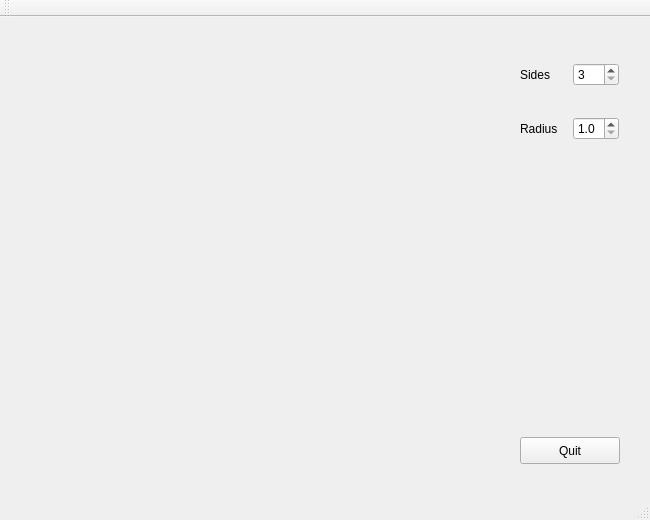
<?xml version="1.0" encoding="UTF-8"?>
<ui version="4.0">
 <class>MainWindow</class>
 <widget class="QMainWindow" name="MainWindow">
  <property name="geometry">
   <rect>
    <x>0</x>
    <y>0</y>
    <width>650</width>
    <height>520</height>
   </rect>
  </property>
  <property name="windowTitle">
   <string>MainWindow</string>
  </property>
  <widget class="QWidget" name="centralWidget">
   <widget class="QPushButton" name="pushButton">
    <property name="geometry">
     <rect>
      <x>520</x>
      <y>420</y>
      <width>100</width>
      <height>27</height>
     </rect>
    </property>
    <property name="text">
     <string>Quit</string>
    </property>
   </widget>
   <widget class="MyPanelOpenGL" name="panelGL" native="true">
    <property name="geometry">
     <rect>
      <x>0</x>
      <y>0</y>
      <width>501</width>
      <height>451</height>
     </rect>
    </property>
   </widget>
   <widget class="QWidget" name="">
    <property name="geometry">
     <rect>
      <x>509</x>
      <y>10</y>
      <width>121</width>
      <height>151</height>
     </rect>
    </property>
    <layout class="QVBoxLayout" name="verticalLayout">
     <item>
      <layout class="QHBoxLayout" name="horizontalLayout">
       <item>
        <widget class="QLabel" name="label">
         <property name="text">
          <string>Sides</string>
         </property>
        </widget>
       </item>
       <item>
        <widget class="QSpinBox" name="spinBox">
         <property name="minimum">
          <number>3</number>
         </property>
         <property name="maximum">
          <number>60</number>
         </property>
        </widget>
       </item>
      </layout>
     </item>
     <item>
      <layout class="QHBoxLayout" name="horizontalLayout_2">
       <item>
        <widget class="QLabel" name="label_2">
         <property name="text">
          <string>Radius</string>
         </property>
        </widget>
       </item>
       <item>
        <widget class="QDoubleSpinBox" name="doubleSpinBox">
         <property name="decimals">
          <number>1</number>
         </property>
         <property name="minimum">
          <double>1.000000000000000</double>
         </property>
         <property name="maximum">
          <double>5.000000000000000</double>
         </property>
         <property name="singleStep">
          <double>0.100000000000000</double>
         </property>
        </widget>
       </item>
      </layout>
     </item>
    </layout>
   </widget>
  </widget>
  <widget class="QMenuBar" name="menuBar">
   <property name="geometry">
    <rect>
     <x>0</x>
     <y>0</y>
     <width>650</width>
     <height>25</height>
    </rect>
   </property>
  </widget>
  <widget class="QToolBar" name="mainToolBar">
   <attribute name="toolBarArea">
    <enum>TopToolBarArea</enum>
   </attribute>
   <attribute name="toolBarBreak">
    <bool>false</bool>
   </attribute>
  </widget>
  <widget class="QStatusBar" name="statusBar"/>
 </widget>
 <layoutdefault spacing="6" margin="11"/>
 <customwidgets>
  <customwidget>
   <class>MyPanelOpenGL</class>
   <extends>QWidget</extends>
   <header>mypanelopengl.h</header>
   <container>1</container>
   <slots>
    <slot>changeSides(int)</slot>
    <slot>changeRadius(double)</slot>
   </slots>
  </customwidget>
 </customwidgets>
 <resources/>
 <connections>
  <connection>
   <sender>pushButton</sender>
   <signal>clicked()</signal>
   <receiver>MainWindow</receiver>
   <slot>close()</slot>
   <hints>
    <hint type="sourcelabel">
     <x>555</x>
     <y>464</y>
    </hint>
    <hint type="destinationlabel">
     <x>576</x>
     <y>252</y>
    </hint>
   </hints>
  </connection>
  <connection>
   <sender>spinBox</sender>
   <signal>valueChanged(int)</signal>
   <receiver>panelGL</receiver>
   <slot>changeSides(int)</slot>
   <hints>
    <hint type="sourcelabel">
     <x>593</x>
     <y>85</y>
    </hint>
    <hint type="destinationlabel">
     <x>434</x>
     <y>150</y>
    </hint>
   </hints>
  </connection>
  <connection>
   <sender>doubleSpinBox</sender>
   <signal>valueChanged(double)</signal>
   <receiver>panelGL</receiver>
   <slot>changeRadius(double)</slot>
   <hints>
    <hint type="sourcelabel">
     <x>603</x>
     <y>170</y>
    </hint>
    <hint type="destinationlabel">
     <x>495</x>
     <y>213</y>
    </hint>
   </hints>
  </connection>
 </connections>
</ui>
